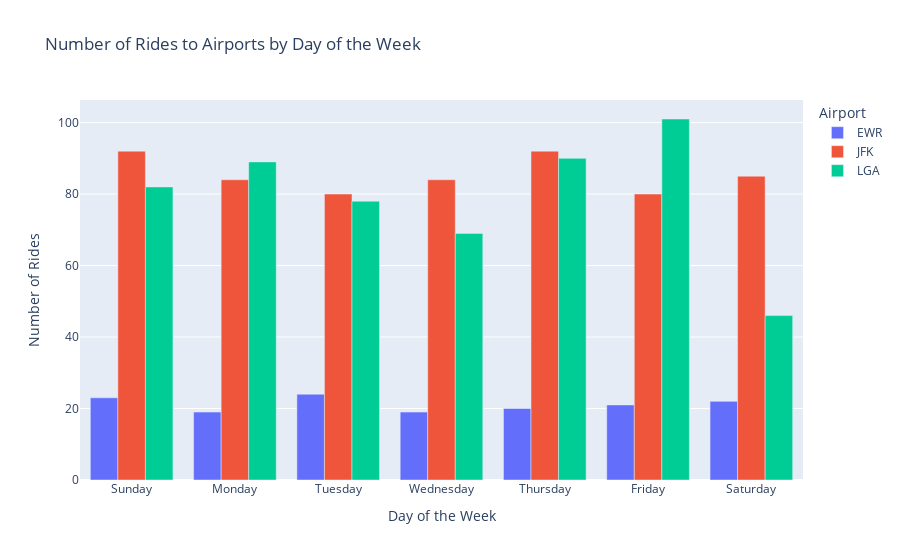

This figure's notebook cell:
### Markdown cell above
### Visualization 3

### Code cell
def get_data_for_visual_3() -> pd.DataFrame:
    """
    get the data for the  visual

    Returns:
    pd.DataFrame -- the data for the visual
    """

    sql = f"""
    WITH airport_dropoffs AS (
        SELECT
            trip_dropoff_datetime,
            strftime('%w', trip_dropoff_datetime) AS day_of_week, -- 0=Sunday, ..., 6=Saturday
            CASE
                WHEN dropoff_latitude BETWEEN {LGA_BOX_COORDS[0][0]} AND {LGA_BOX_COORDS[1][0]} AND dropoff_longitude BETWEEN {LGA_BOX_COORDS[0][1]} AND {LGA_BOX_COORDS[1][1]} THEN 'LGA'
                WHEN dropoff_latitude BETWEEN {JFK_BOX_COORDS[0][0]} AND {JFK_BOX_COORDS[1][0]} AND dropoff_longitude BETWEEN {JFK_BOX_COORDS[0][1]} AND {JFK_BOX_COORDS[1][1]} THEN 'JFK'
                WHEN dropoff_latitude BETWEEN {EWR_BOX_COORDS[0][0]} AND {EWR_BOX_COORDS[1][0]} AND dropoff_longitude BETWEEN {EWR_BOX_COORDS[0][1]} AND {EWR_BOX_COORDS[1][1]} THEN 'EWR'
            END AS airport
        FROM (
            SELECT trip_dropoff_datetime, dropoff_latitude, dropoff_longitude FROM taxi_trips
            UNION ALL
            SELECT trip_dropoff_datetime, dropoff_latitude, dropoff_longitude FROM uber_trips
        )
        WHERE trip_dropoff_datetime BETWEEN '2020-01-01' AND '2024-08-31'
    )
    SELECT 
        airport, 
        day_of_week, 
        COUNT(*) AS ride_count
    FROM airport_dropoffs
    WHERE airport IS NOT NULL
    GROUP BY airport, day_of_week
    ORDER BY airport, day_of_week;

    """

    results = pd.read_sql(sql, con=engine)
    return results

def plot_visual_3() -> None :
    """plot the third visual"""

    df = get_data_for_visual_3()
    df['day_of_week'] = df['day_of_week'].astype(int)
    day_names = ["Sunday", "Monday", "Tuesday", "Wednesday", "Thursday", "Friday", "Saturday"]
    df["day_of_week"] = df["day_of_week"].apply(lambda x: day_names[x])
    fig = px.bar(df, x='day_of_week', y='ride_count', color='airport', barmode='group',
                 category_orders={"day_of_week": day_names},
                 labels={'day_of_week': 'Day of the Week', 'ride_count': 'Number of Rides', 'airport': 'Airport'},
                 title='Number of Rides to Airports by Day of the Week')
    fig.show()


plot_visual_3()

### Figure 1 — Plotly figure (JSON) as saved in the notebook; plotly's stock layout.template omitted (floating-point values rounded to 4 significant figures)
{"data": [{"alignmentgroup": "True", "hovertemplate": "Airport=EWR<br>Day of the Week=%{x}<br>Number of Rides=%{y}<extra></extra>", "legendgroup": "EWR", "marker": {"color": "#636efa", "pattern": {"shape": ""}}, "name": "EWR", "offsetgroup": "EWR", "orientation": "v", "showlegend": true, "textposition": "auto", "type": "bar", "x": ["Sunday", "Monday", "Tuesday", "Wednesday", "Thursday", "Friday", "Saturday"], "xaxis": "x", "y": [23, 19, 24, 19, 20, 21, 22], "yaxis": "y"}, {"alignmentgroup": "True", "hovertemplate": "Airport=JFK<br>Day of the Week=%{x}<br>Number of Rides=%{y}<extra></extra>", "legendgroup": "JFK", "marker": {"color": "#EF553B", "pattern": {"shape": ""}}, "name": "JFK", "offsetgroup": "JFK", "orientation": "v", "showlegend": true, "textposition": "auto", "type": "bar", "x": ["Sunday", "Monday", "Tuesday", "Wednesday", "Thursday", "Friday", "Saturday"], "xaxis": "x", "y": [92, 84, 80, 84, 92, 80, 85], "yaxis": "y"}, {"alignmentgroup": "True", "hovertemplate": "Airport=LGA<br>Day of the Week=%{x}<br>Number of Rides=%{y}<extra></extra>", "legendgroup": "LGA", "marker": {"color": "#00cc96", "pattern": {"shape": ""}}, "name": "LGA", "offsetgroup": "LGA", "orientation": "v", "showlegend": true, "textposition": "auto", "type": "bar", "x": ["Sunday", "Monday", "Tuesday", "Wednesday", "Thursday", "Friday", "Saturday"], "xaxis": "x", "y": [82, 89, 78, 69, 90, 101, 46], "yaxis": "y"}], "layout": {"barmode": "group", "legend": {"title": {"text": "Airport"}, "tracegroupgap": 0}, "title": {"text": "Number of Rides to Airports by Day of the Week"}, "xaxis": {"anchor": "y", "categoryarray": ["Sunday", "Monday", "Tuesday", "Wednesday", "Thursday", "Friday", "Saturday"], "categoryorder": "array", "domain": [0, 1], "title": {"text": "Day of the Week"}}, "yaxis": {"anchor": "x", "domain": [0, 1], "title": {"text": "Number of Rides"}}}}
